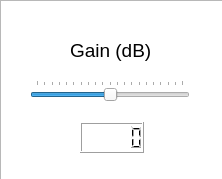
<?xml version="1.0" encoding="UTF-8"?>
<ui version="4.0">
 <class>Form</class>
 <widget class="QWidget" name="Form">
  <property name="geometry">
   <rect>
    <x>0</x>
    <y>0</y>
    <width>222</width>
    <height>179</height>
   </rect>
  </property>
  <property name="windowTitle">
   <string>Form</string>
  </property>
  <widget class="QTableView" name="tableView">
   <property name="geometry">
    <rect>
     <x>0</x>
     <y>0</y>
     <width>256</width>
     <height>192</height>
    </rect>
   </property>
  </widget>
  <widget class="QLabel" name="label_3">
   <property name="geometry">
    <rect>
     <x>70</x>
     <y>40</y>
     <width>81</width>
     <height>21</height>
    </rect>
   </property>
   <property name="font">
    <font>
     <pointsize>14</pointsize>
     <weight>50</weight>
     <bold>false</bold>
    </font>
   </property>
   <property name="text">
    <string>Gain (dB)</string>
   </property>
  </widget>
  <widget class="QSlider" name="horizontalSlider">
   <property name="geometry">
    <rect>
     <x>30</x>
     <y>80</y>
     <width>160</width>
     <height>22</height>
    </rect>
   </property>
   <property name="minimum">
    <number>-10</number>
   </property>
   <property name="maximum">
    <number>10</number>
   </property>
   <property name="tracking">
    <bool>true</bool>
   </property>
   <property name="orientation">
    <enum>Qt::Horizontal</enum>
   </property>
   <property name="invertedAppearance">
    <bool>false</bool>
   </property>
   <property name="invertedControls">
    <bool>false</bool>
   </property>
   <property name="tickPosition">
    <enum>QSlider::TicksAbove</enum>
   </property>
  </widget>
  <widget class="QLCDNumber" name="lcdNumber">
   <property name="geometry">
    <rect>
     <x>80</x>
     <y>122</y>
     <width>64</width>
     <height>31</height>
    </rect>
   </property>
  </widget>
 </widget>
 <resources/>
 <connections/>
</ui>
